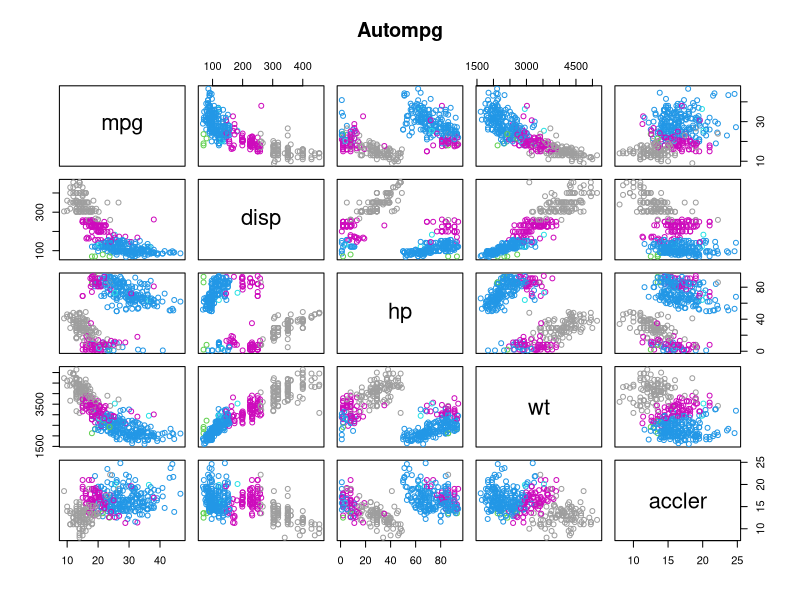
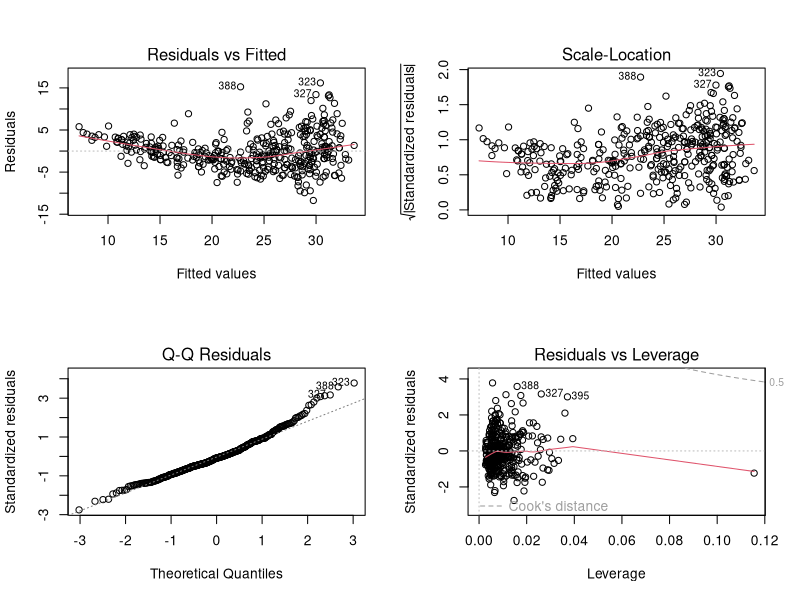
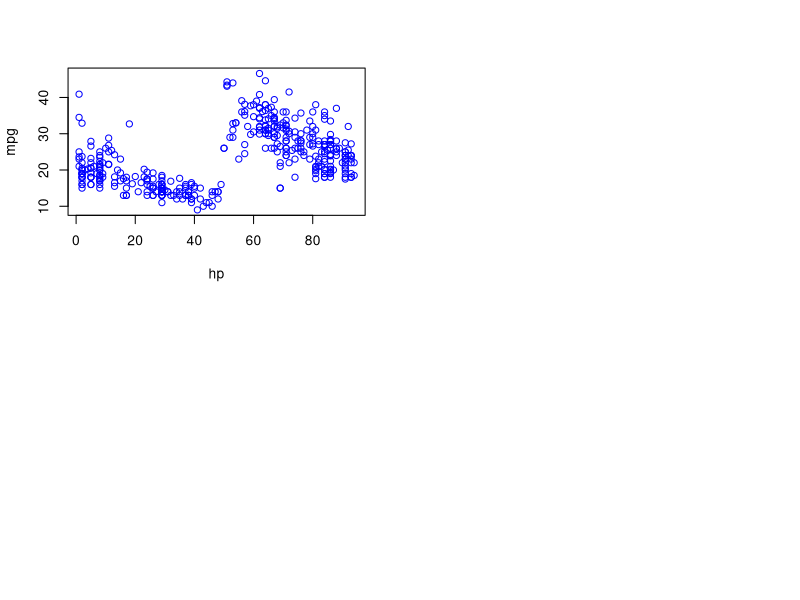
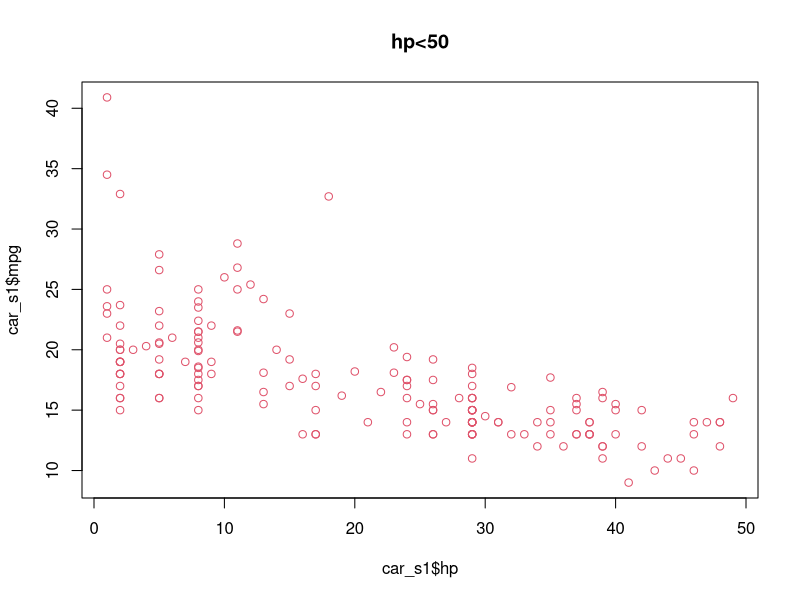
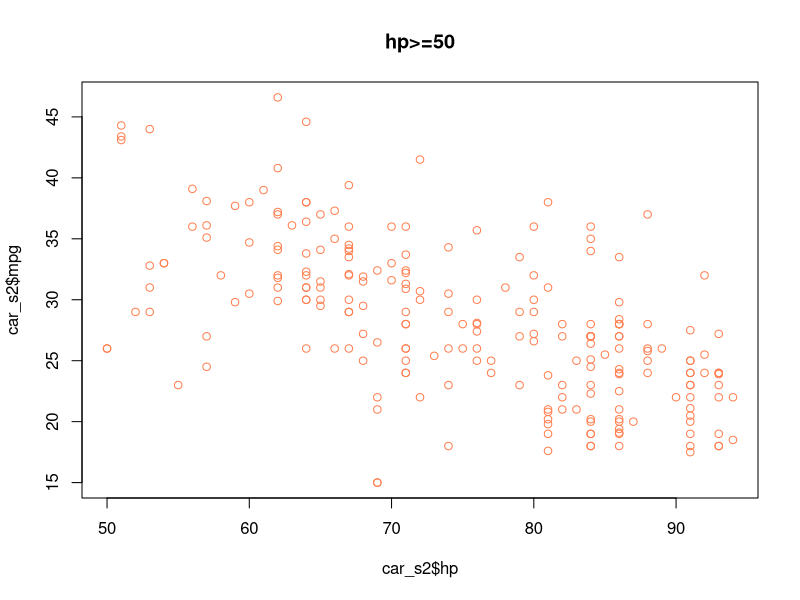
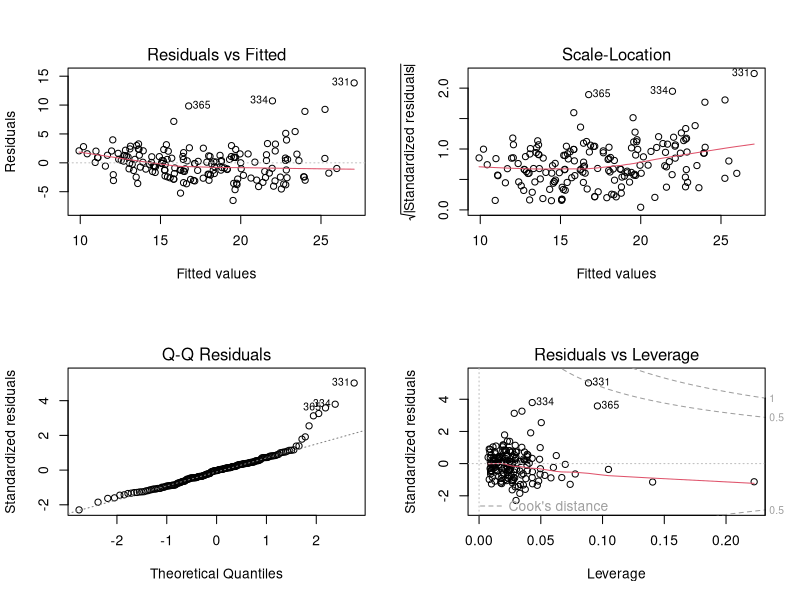
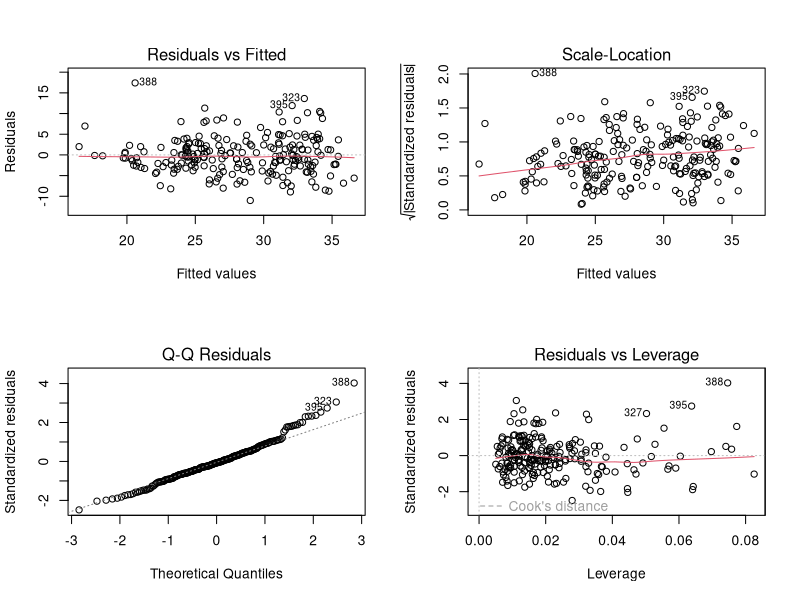

Generate these figures, in order, with R:
# lec9_2_MLR.r
# 데이터마이닝과 예 - 다중회귀분석 II -
# Multiple Regression
# Explanatory Data analysis

# set working directory
setwd("D:/tempstore/moocr/wk9")

# autompg data
car<-read.csv("autompg.csv")
head(car)
str(car)
attach(car)

# multiple regression : 1st full model 
r1<-lm(mpg ~ disp+hp+wt+accler, data=car)
summary(r1)

# pariwise plot - Explanatory Data Analysis
var1<-c("mpg","disp","hp","wt", "accler" )
pairs(car[var1], main ="Autompg",cex=1, col=as.integer(car$cyl))

######## lec9_2_MLR.R #########

# 2rd model using variable selection method
# 변수선택법 - 단계별 방법
# step(r1, direction="forward")
# step(r1, direction="backward")
# stepwise selection
step(r1, direction="both")
#step(lm(mpg ~ disp+hp+wt+accler, data=car), direction="both")

# final multiple regression
# 단계별 방법에 따른 최종 다중회귀모형
r2<-lm(mpg ~ disp+wt+accler, data=car)
summary(r2)

# residual diagnostic plot 
# 회귀분석의 가정과 진단
layout(matrix(c(1,2,3,4),2,2)) # optional 4 graphs/page 
plot(r2)

# check correlation between independent variables
var2<-c("disp","hp","wt", "accler" )
cor(car[var2])

# get correlation for each pair
# cor(disp, wt)
# cor(disp, accler)
# cor(wt, accler)

# 다중공선(Multicollinearity) 
# 독립변수들 사이에 상관관계가 매우 높은 경우 발생하는 현상
# 독립변수들 사이에 상관관계가 있는 현상
# 다중공선성이 존재하는 경우 회귀계수 해석이 불가능하다.
# check multicollinearity 
# variance inflation factor(VIF)
# 분산팽창계수
install.packages("car")
library(car)
vif(lm(mpg ~ disp+hp+wt+accler, data=car))

# compare R-sqaured in regression 
# which one is the most important variable?
# 변수선택방법에 따른 R^2 확인하기 (Quiz 나옴)
# 연비(MPG)를 예측하기 위해 한 개의 변수만 선택한다면?
summary(lm(mpg ~ disp))
summary(lm(mpg ~ hp))
summary(lm(mpg ~ wt))
summary(lm(mpg ~ accler))

# 다중회귀모형에 대한 탐색적 분석
# 다중회귀모형 : 데이터탐색(Explanatory Data Analysis)
# more checking point
plot(hp, mpg, col="blue")

# 다중회귀모형 탐색과 진단
## 2nd model : data split
# 데이터 탐색 - subset 생성(hp<50)
# subset data hp<50
par(mfrow=c(1,1))
car_s1<-subset(car, hp<50)
plot(car_s1$hp, car_s1$mpg,col=10,  main="hp<50")
# regression for hp<50
summary(lm(car_s1$mpg ~ car_s1$hp))

# subset data hp>=50
car_s2<-subset(car, hp>=50)
plot(car_s2$hp, car_s2$mpg, col="coral", main="hp>=50")
# regression for hp>=50
summary(lm(car_s2$mpg ~ car_s2$hp))

################ additional part #######################

# model for autompg data (hp<50)
car_s1<-subset(car, hp<50)
rf1<-lm(mpg ~ disp+hp+wt+accler, data=car_s1)
summary(rf1)
# residual diagnostic plot 
layout(matrix(c(1,2,3,4),2,2)) # optional 4 graphs/page 
plot(rf1)

# model for autompg data (hp>=50)
car_s2<-subset(car, hp>=50)
rf2<-lm(mpg ~ disp+hp+wt+accler, data=car_s2)
summary(rf2)

# residual diagnostic plot 
layout(matrix(c(1,2,3,4),2,2)) # optional 4 graphs/page 
plot(rf2)


